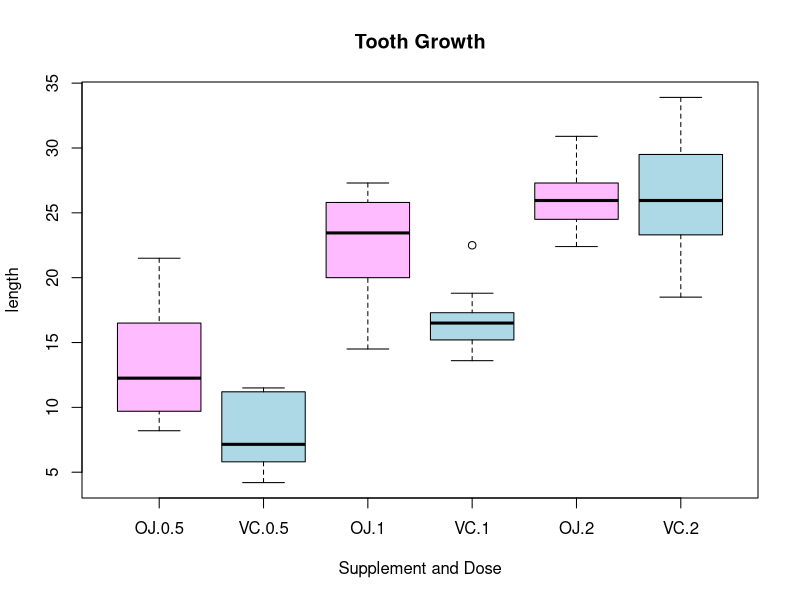

R code for this plot:
## ---- chunk 1
library(datasets)
data(ToothGrowth)
## ---- chunk 2
boxplot(len~supp*dose, data=ToothGrowth,col=(c("plum1","lightblue")),main="Tooth Growth", xlab="Supplement and Dose",ylab="length")
## ---- chunk 3
attach(ToothGrowth)
## ---- chunk 4
DoseGroups<-as.data.frame(split(len,list(supp,dose)))
names(DoseGroups) <- c('OJ_d05','VC_d05','OJ_d1','VC_d1','OJ_d2','VC_d2')
## ---- chunk 5
t.test(DoseGroups['OJ_d05'] - DoseGroups['VC_d05'])$conf
t.test(DoseGroups['OJ_d05'] - DoseGroups['VC_d05'])$p.value
## ---- chunk 6
t.test(DoseGroups['OJ_d1'] - DoseGroups['VC_d1'],paired = FALSE,var.equal = FALSE)$conf
t.test(DoseGroups['OJ_d1'] - DoseGroups['VC_d1'],paired = FALSE,var.equal = FALSE)$p.value
## ---- chunk 7
t.test(DoseGroups['OJ_d2'] - DoseGroups['VC_d2'],paired = FALSE,var.equal = FALSE)$conf
t.test(DoseGroups['OJ_d2'] - DoseGroups['VC_d2'],paired = FALSE,var.equal = FALSE)$p.value
## ---- chunk 8
i<-1;
counter<-1;
M<-matrix(ncol=3,nrow=3);
dimnames(M) = list(c("dose=0.5 mg","dose=1.0 mg","dose=2.0 mg"),c("low","up","p-value"));
while ( i < 6) {
  M[counter,1]<-t.test(DoseGroups[i] - DoseGroups[i+1],paired = F,var.equal = F)$conf.int[1]; 
  M[counter,2]<-t.test(DoseGroups[i] - DoseGroups[i+1],paired = F,var.equal = F)$conf.int[2]; 
  M[counter,3]<-t.test(DoseGroups[i] - DoseGroups[i+1],paired = F,var.equal = F)$p.value;
  i<-i+2;
  counter<-counter+1;}
print(M)
## ---- chunk 9
i<-1;
counter<-1;
res<-vector(length=3);
names(res)<-c("p-value dose=0.5 mg","p-value dose=1.0 mg","p=value dose=2.0 mg");
while ( i < 6) {res[counter]<-t.test(DoseGroups[i] - DoseGroups[i+1],paired = F,var.equal = F)$p.value;i<-i+2;counter<-counter+1;}
res;
## ---- chunk 10
t.test(DoseGroups['OJ_d05'] - DoseGroups['VC_d1'],paired = F,var.equal = F)$conf
t.test(DoseGroups['OJ_d05'] - DoseGroups['VC_d2'],paired = F,var.equal = F)$conf
